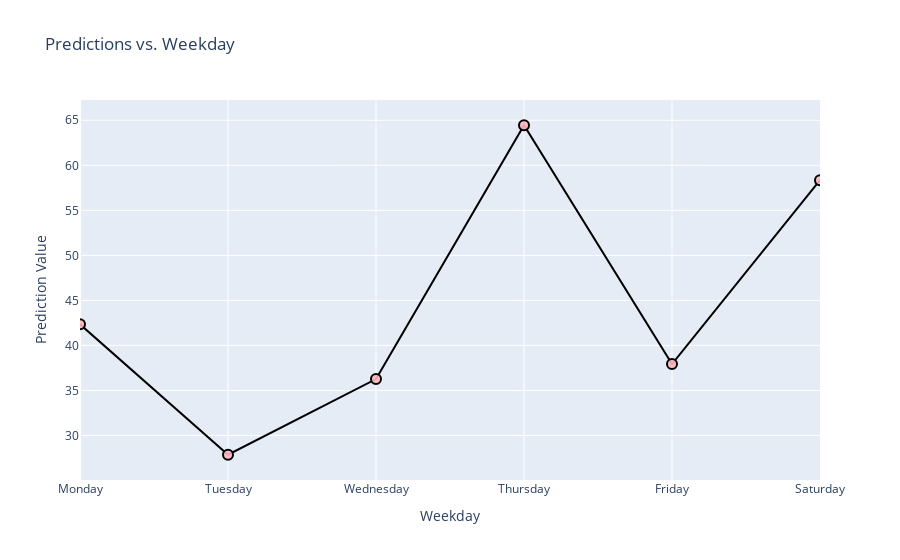

Source (notebook cell):
### Code cell
import plotly.graph_objs as go

occurrences = 3
defects_count = 69
predictions = []

for weekday in range(6):
    input_data = convert_to_input_data(convert_occurrence_to_array(occurrences, 4), convert_occurrence_to_array(weekday, 5), defects_count)
    prediction = make_prediction(model, input_data)
    predictions.append(prediction[0])  # Flatten the predictions list

print(predictions)

# Create traces
trace = go.Scatter(
    x=list(range(6)),
    y=predictions,
    mode='markers+lines',
    marker=dict(
        size=10,
        color='rgba(255, 182, 193, .9)',
        line=dict(width=2, color='rgb(0, 0, 0)')
    ),
    line=dict(
        color='rgb(0, 0, 0)',
        width=2
    )
)

data = [trace]

# Create layout
layout = go.Layout(
    title='Predictions vs. Weekday',
    xaxis=dict(
        title='Weekday',
        tickvals=list(range(6)),
        ticktext=['Monday', 'Tuesday', 'Wednesday', 'Thursday', 'Friday', 'Saturday'],
        range=[0, 5]  # Restrict x-axis scale between values 2 and 4
    ),
    yaxis=dict(
        title='Prediction Value',
    )
)

# Create figure
fig = go.Figure(data=data, layout=layout)

# Plot the figure
fig.show()

### Figure 1 — Plotly figure (JSON) as saved in the notebook; plotly's stock layout.template omitted (floating-point values rounded to 4 significant figures)
{"data": [{"line": {"color": "rgb(0, 0, 0)", "width": 2}, "marker": {"color": "rgba(255, 182, 193, .9)", "line": {"color": "rgb(0, 0, 0)", "width": 2}, "size": 10}, "mode": "markers+lines", "type": "scatter", "x": [0, 1, 2, 3, 4, 5], "y": [42.34, 27.86, 36.26, 64.45, 37.92, 58.35]}], "layout": {"title": {"text": "Predictions vs. Weekday"}, "xaxis": {"range": [0, 5], "ticktext": ["Monday", "Tuesday", "Wednesday", "Thursday", "Friday", "Saturday"], "tickvals": [0, 1, 2, 3, 4, 5], "title": {"text": "Weekday"}}, "yaxis": {"title": {"text": "Prediction Value"}}}}
